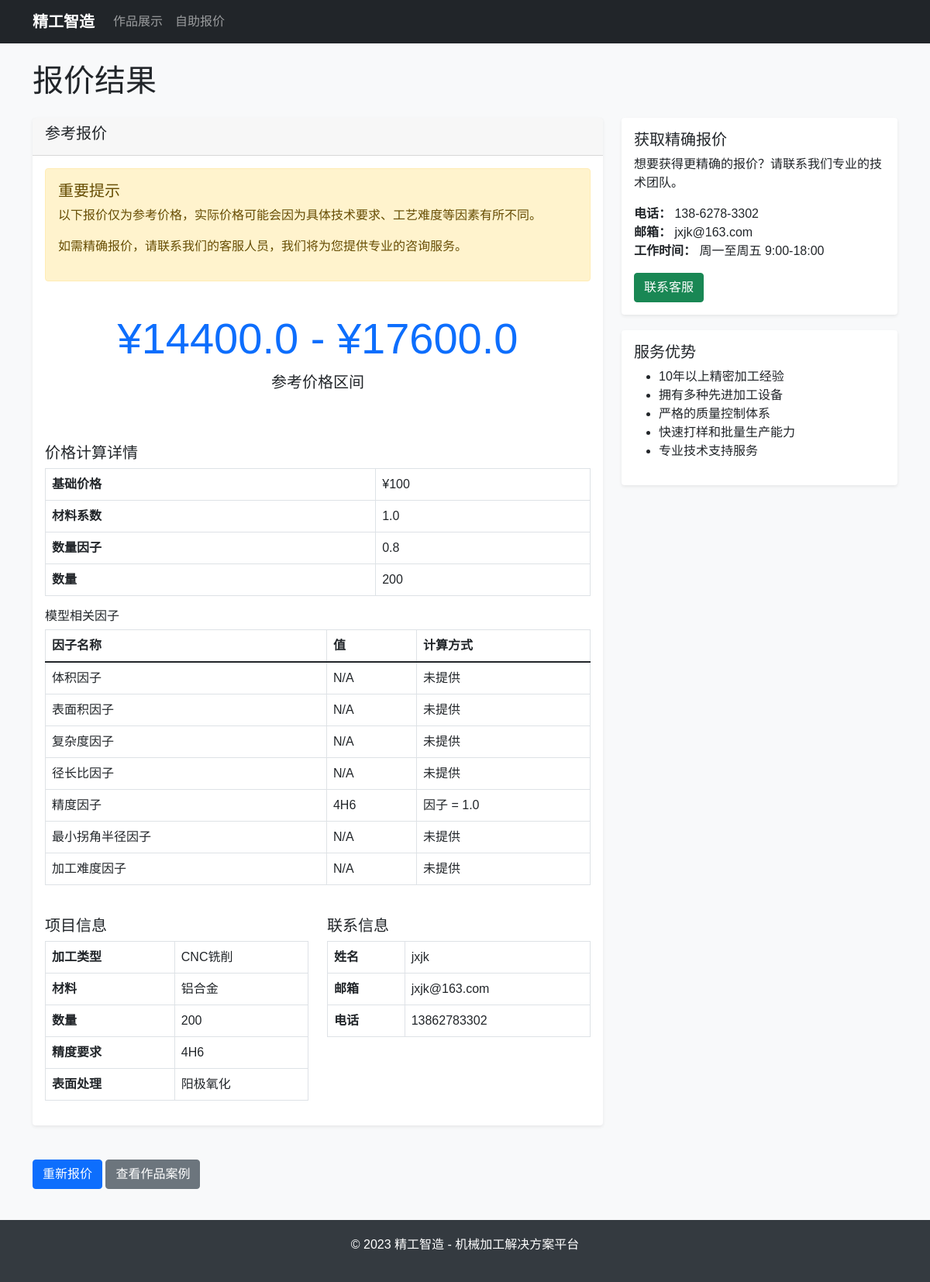
Screenshot of /quotation/result/3/ with the database file from the repository.
### quotation/models.py (models this page shows, shortened)
class QuotationRequest(models.Model):
    PROCESSING_TYPES = [
        ('cnc_milling', 'CNC铣削'),
        ('cnc_turning', 'CNC车削'),
        ('3d_printing', '3D打印'),
    ]
    MATERIALS = [
        ('aluminum', '铝合金'),
        ('steel', '钢材'),
        ('stainless_steel', '不锈钢'),
        ('plastic', '塑料'),
        ('other', '其他'),
    ]
    SURFACE_TREATMENTS = [
        ('none', '无'),
        ('anodizing', '阳极氧化'),
        ('painting', '喷漆'),
        ('polishing', '抛光'),
        ('other', '其他'),
    ]
    name = models.CharField(max_length=100, verbose_name='姓名')
    email = models.EmailField(verbose_name='邮箱')
    phone = models.CharField(max_length=20, verbose_name='电话')
    processing_type = models.CharField(max_length=20, choices=PROCESSING_TYPES, verbose_name='加工类型')
    material = models.CharField(max_length=20, choices=MATERIALS, verbose_name='材料')
    quantity = models.PositiveIntegerField(verbose_name='数量')
    accuracy = models.CharField(max_length=50, verbose_name='精度要求')
    surface_treatment = models.CharField(max_length=20, choices=SURFACE_TREATMENTS, verbose_name='表面处理')
    description = models.TextField(blank=True, verbose_name='附加说明')
    model_file = models.FileField(upload_to='quotation_models/', blank=True, verbose_name='3D模型文件')
    volume = models.FloatField(null=True, blank=True, verbose_name='体积 (cm³)')
    surface_area = models.FloatField(null=True, blank=True, verbose_name='表面积 (cm²)')
    bounding_box_length = models.FloatField(null=True, blank=True, verbose_name='包围盒长度 (mm)')
    bounding_box_width = models.FloatField(null=True, blank=True, verbose_name='包围盒宽度 (mm)')
    bounding_box_height = models.FloatField(null=True, blank=True, verbose_name='包围盒高度 (mm)')
    min_radius = models.FloatField(null=True, blank=True, verbose_name='最小拐角半径 (mm)')
    max_aspect_ratio = models.FloatField(null=True, blank=True, verbose_name='最大径长比')
    complexity_score = models.FloatField(null=True, blank=True, verbose_name='复杂度评分')
    min_tool_diameter = models.FloatField(null=True, blank=True, verbose_name='最小刀具直径 (mm)')
    machining_difficulty = models.FloatField(null=True, blank=True, verbose_name='加工难度评分')
    created_at = models.DateTimeField(default=timezone.now, verbose_name='创建时间')
    is_processed = models.BooleanField(default=False, verbose_name='已处理')
    class Meta:
        verbose_name = '报价请求'
        verbose_name_plural = '报价请求'
        ordering = ['-created_at']

### quotation/views.py (the view)
# urls.py: path('result/<int:quotation_id>/', views.quotation_result, name='result'),
def quotation_result(request, quotation_id):
    try:
        quotation = QuotationRequest.objects.get(id=quotation_id)
        base_prices = {
            'cnc_milling': 100,    # CNC铣削基础价格
            'cnc_turning': 80,     # CNC车削基础价格
            '3d_printing': 50,     # 3D打印基础价格
        }
        material_multipliers = {
            'aluminum': 1.0,       # 铝合金
            'steel': 1.5,          # 钢材
            'stainless_steel': 1.8, # 不锈钢
            'plastic': 0.8,        # 塑料
            'other': 1.2,          # 其他
        }
        base_price = base_prices.get(quotation.processing_type, 100)
        material_multiplier = material_multipliers.get(quotation.material, 1.0)
        quantity_factor = max(0.8, 100 / (quotation.quantity + 99))  # 数量折扣因子
        model_factor = 1.0
        factor_details = {
            'base_price': base_price,
            'material_multiplier': material_multiplier,
            'quantity_factor': quantity_factor,
            'quantity': quotation.quantity,
            'factors': []
        }
        if quotation.volume:
            volume_factor = (1 + quotation.volume / 1000.0)
            model_factor *= volume_factor
            factor_details['factors'].append({
                'name': '体积因子',
                'value': quotation.volume,
                'calculation': f"1 + {quotation.volume} / 1000.0 = {volume_factor:.4f}"
            })
        else:
            factor_details['factors'].append({
                'name': '体积因子',
                'value': 'N/A',
                'calculation': '未提供'
            })
        if quotation.surface_area:
            surface_area_factor = (1 + quotation.surface_area / 1000.0)
            model_factor *= surface_area_factor
            factor_details['factors'].append({
                'name': '表面积因子',
                'value': quotation.surface_area,
                'calculation': f"1 + {quotation.surface_area} / 1000.0 = {surface_area_factor:.4f}"
            })
        else:
            factor_details['factors'].append({
                'name': '表面积因子',
                'value': 'N/A',
                'calculation': '未提供'
            })
        if quotation.complexity_score:
            complexity_factor = (1 + quotation.complexity_score / 10.0)
            model_factor *= complexity_factor
            factor_details['factors'].append({
                'name': '复杂度因子',
                'value': quotation.complexity_score,
                'calculation': f"1 + {quotation.complexity_score} / 10.0 = {complexity_factor:.4f}"
            })
        else:
            factor_details['factors'].append({
                'name': '复杂度因子',
                'value': 'N/A',
                'calculation': '未提供'
            })
        if quotation.max_aspect_ratio and quotation.max_aspect_ratio > 5:
            aspect_ratio_factor = 1.2
            model_factor *= aspect_ratio_factor
            factor_details['factors'].append({
                'name': '径长比因子',
                'value': quotation.max_aspect_ratio,
                'calculation': f"大于5，因子 = {aspect_ratio_factor}"
            })
        elif quotation.max_aspect_ratio:
            factor_details['factors'].append({
                'name': '径长比因子',
                'value': quotation.max_aspect_ratio,
                'calculation': f"小于等于5，因子 = 1.0"
            })
        else:
            factor_details['factors'].append({
                'name': '径长比因子',
                'value': 'N/A',
                'calculation': '未提供'
            })
        precision_factor = 1.0
        if '±0.01' in quotation.accuracy:
            precision_factor = 1.5
        elif '±0.05' in quotation.accuracy:
            precision_factor = 1.2
        elif '±0.1' in quotation.accuracy:
            precision_factor = 1.1
        if precision_factor > 1.0:
            model_factor *= precision_factor
            factor_details['factors'].append({
                'name': '精度因子',
                'value': quotation.accuracy,
                'calculation': f"因子 = {precision_factor}"
            })
        else:
            factor_details['factors'].append({
                'name': '精度因子',
                'value': quotation.accuracy,
                'calculation': f"因子 = 1.0"
            })
        if quotation.min_radius and quotation.min_radius < 0.5:
            radius_factor = 1.3
            model_factor *= radius_factor
            factor_details['factors'].append({
                'name': '最小拐角半径因子',
                'value': quotation.min_radius,
                'calculation': f"小于0.5，因子 = {radius_factor}"
            })
        elif quotation.min_radius:
            factor_details['factors'].append({
                'name': '最小拐角半径因子',
                'value': quotation.min_radius,
                'calculation': f"大于等于0.5，因子 = 1.0"
            })
        else:
            factor_details['factors'].append({
                'name': '最小拐角半径因子',
                'value': 'N/A',
                'calculation': '未提供'
            })
        if quotation.machining_difficulty:
            difficulty_factor = (1 + quotation.machining_difficulty / 10.0)
            model_factor *= difficulty_factor
            factor_details['factors'].append({
                'name': '加工难度因子',
                'value': quotation.machining_difficulty,
                'calculation': f"1 + {quotation.machining_difficulty} / 10.0 = {difficulty_factor:.4f}"
            })
        else:
            factor_details['factors'].append({
                'name': '加工难度因子',
                'value': 'N/A',
                'calculation': '未提供'
            })
        print(f"报价ID {quotation_id} 的计算参数:")
        print(f"  基础价格: {base_price}")
        print(f"  材料系数: {material_multiplier}")
        print(f"  数量因子: {quantity_factor}")
        print(f"  数量: {quotation.quantity}")
        print(f"  模型因子: {model_factor}")
        print(f"  是否有模型文件: {bool(quotation.model_file)}")
        print(f"  体积: {quotation.volume}")
        print(f"  表面积: {quotation.surface_area}")
        print(f"  复杂度评分: {quotation.complexity_score}")
        estimated_price = base_price * material_multiplier * quantity_factor * quotation.quantity * model_factor
        price_min = round(estimated_price * 0.9, 2)
        price_max = round(estimated_price * 1.1, 2)
        context = {
            'quotation': quotation,
            'price_min': price_min,
            'price_max': price_max,
            'factor_details': factor_details  # 添加详细的因子信息到上下文中
        }
        return render(request, 'quotation/result.html', context)
    except QuotationRequest.DoesNotExist:
        messages.error(request, '未找到指定的报价请求')
        return redirect('quotation:home')

### templates/quotation/result.html (shortened to what this page needs)
{% extends 'base.html' %}
{% block content %}
<div class="row">
    <div class="col-12">
        <h1 class="mb-4">报价结果</h1>
    </div>
</div>
<div class="row">
    <div class="col-md-8">
        <div class="card">
            <div class="card-header">
                <h5>参考报价</h5>
            </div>
            <div class="card-body">
                <div class="alert alert-warning">
                    <h5>重要提示</h5>
                    <p>以下报价仅为参考价格，实际价格可能会因为具体技术要求、工艺难度等因素有所不同。</p>
                    <p>如需精确报价，请联系我们的客服人员，我们将为您提供专业的咨询服务。</p>
                </div>
                <div class="pricing-result text-center py-4">
                    <h3 class="display-4 text-primary">¥{{ price_min }} - ¥{{ price_max }}</h3>
                    <p class="lead">参考价格区间</p>
                </div>
                {% if factor_details %}
                <div class="row mt-4">
                    <div class="col-12">
                        <h5>价格计算详情</h5>
                        <table class="table table-bordered">
                            <tr>
                                <td><strong>基础价格</strong></td>
                                <td>¥{{ factor_details.base_price }}</td>
                            </tr>
                            <tr>
                                <td><strong>材料系数</strong></td>
                                <td>{{ factor_details.material_multiplier }}</td>
                            </tr>
                            <tr>
                                <td><strong>数量因子</strong></td>
                                <td>{{ factor_details.quantity_factor }}</td>
                            </tr>
                            <tr>
                                <td><strong>数量</strong></td>
                                <td>{{ factor_details.quantity }}</td>
                            </tr>
                        </table>
                        <h6>模型相关因子</h6>
                        <table class="table table-bordered">
                            <thead>
                                <tr>
                                    <th>因子名称</th>
                                    <th>值</th>
                                    <th>计算方式</th>
                                </tr>
                            </thead>
                            <tbody>
                                {% for factor in factor_details.factors %}
                                <tr>
                                    <td>{{ factor.name }}</td>
                                    <td>{{ factor.value }}</td>
                                    <td>{{ factor.calculation }}</td>
                                </tr>
                                {% endfor %}
                            </tbody>
                        </table>
                    </div>
                </div>
                {% endif %}
                <div class="row mt-4">
                    <div class="col-md-6">
                        <h5>项目信息</h5>
                        <table class="table table-bordered">
                            <tr>
                                <td><strong>加工类型</strong></td>
                                <td>{{ quotation.get_processing_type_display }}</td>
                            </tr>
                            <tr>
                                <td><strong>材料</strong></td>
                                <td>{{ quotation.get_material_display }}</td>
                            </tr>
                            <tr>
                                <td><strong>数量</strong></td>
                                <td>{{ quotation.quantity }}</td>
                            </tr>
                            <tr>
                                <td><strong>精度要求</strong></td>
                                <td>{{ quotation.accuracy }}</td>
                            </tr>
                            <tr>
                                <td><strong>表面处理</strong></td>
                                <td>{{ quotation.get_surface_treatment_display }}</td>
                            </tr>
                        </table>
                    </div>
                    <div class="col-md-6">
                        <h5>联系信息</h5>
                        <table class="table table-bordered">
                            <tr>
                                <td><strong>姓名</strong></td>
                                <td>{{ quotation.name }}</td>
                            </tr>
                            <tr>
                                <td><strong>邮箱</strong></td>
                                <td>{{ quotation.email }}</td>
                            </tr>
                            <tr>
                                <td><strong>电话</strong></td>
                                <td>{{ quotation.phone }}</td>
                            </tr>
                        </table>
                    </div>
                </div>
            </div>
        </div>
    </div>
    <div class="col-md-4">
        <div class="card">
            <div class="card-body">
                <h5 class="card-title">获取精确报价</h5>
                <p class="card-text">
                    想要获得更精确的报价？请联系我们专业的技术团队。
                </p>
                <ul class="list-unstyled">
                    <li><strong>电话：</strong> 138-6278-3302</li>
                    <li><strong>邮箱：</strong> jxjk@163.com</li>
                    <li><strong>工作时间：</strong> 周一至周五 9:00-18:00</li>
                </ul>
                <button class="btn btn-success" onclick="contactUs()">联系客服</button>
            </div>
        </div>
        <div class="card mt-3">
            <div class="card-body">
                <h5 class="card-title">服务优势</h5>
                <ul>
                    <li>10年以上精密加工经验</li>
                    <li>拥有多种先进加工设备</li>
                    <li>严格的质量控制体系</li>
                    <li>快速打样和批量生产能力</li>
                    <li>专业技术支持服务</li>
                </ul>
            </div>
        </div>
    </div>
</div>
<div class="row mt-4">
    <div class="col-12">
        <a href="{% url 'quotation:request' %}" class="btn btn-primary">重新报价</a>
        <a href="{% url 'gallery:work_list' %}" class="btn btn-secondary">查看作品案例</a>
    </div>
</div>
{% endblock %}

### templates/base.html (style rules this page uses)
body { font-family: 'Microsoft YaHei', sans-serif; background-color: #f8f9fa; }
.card { margin-bottom: 20px; border: none; box-shadow: 0 0.125rem 0.25rem rgba(0, 0, 0, 0.075); transition: box-shadow 0.3s ease-in-out; }

### rows the page displays
QuotationRequest: value "4H6", processing_type "CNC铣削", material "铝合金", quantity "200", accuracy "4H6", surface_treatment "阳极氧化", name "jxjk", email "jxjk@163.com", phone "13862783302"

### other values shown
{{ price_min }} "14400.0"
{{ price_max }} "17600.0"
{{ factor_details.base_price }} "100"
{{ factor_details.material_multiplier }} "1.0"
{{ factor_details.quantity_factor }} "0.8"
{{ factor_details.quantity }} "200"
{{ factor.name }} "体积因子" "表面积因子" "复杂度因子" "径长比因子" "精度因子" "最小拐角半径因子" "加工难度因子"
{{ factor.value }} "N/A" "N/A" "N/A" "N/A" "N/A" "N/A"
{{ factor.calculation }} "未提供" "未提供" "未提供" "未提供" "因子 = 1.0" "未提供" "未提供"
